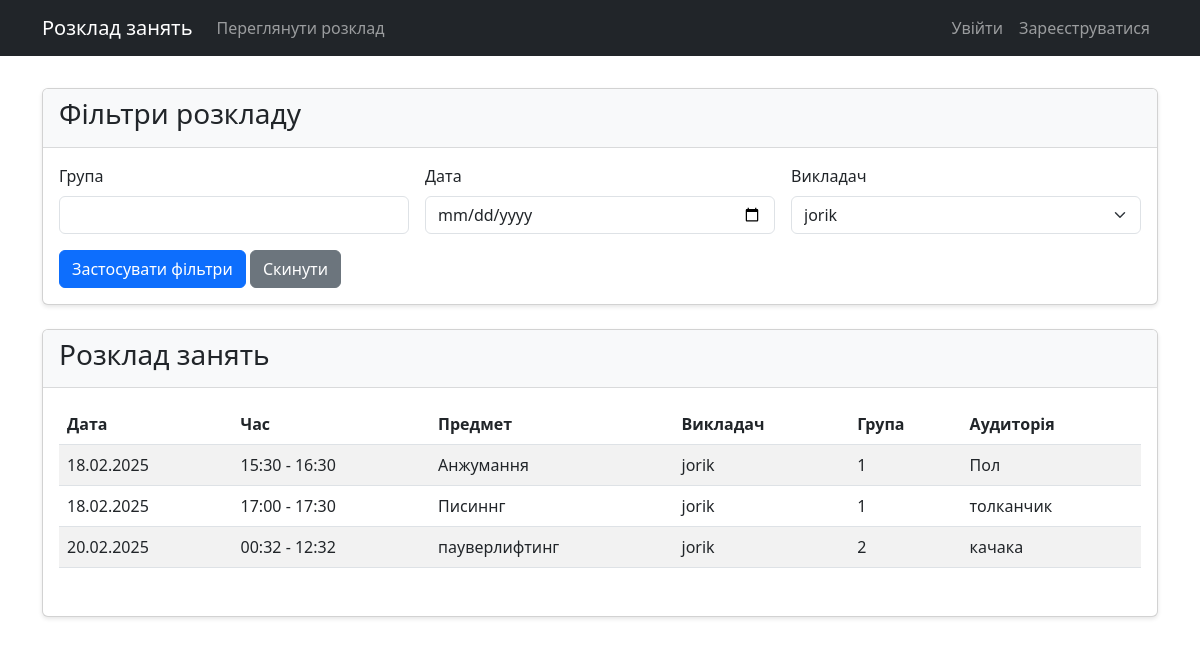
Screenshot of /schedule?teacher_id=1 with the database file from the repository.
### models.py (models this page shows)
class Schedule(db.Model):
    id = db.Column(db.Integer, primary_key=True)
    subject = db.Column(db.String(100), nullable=False)
    teacher_id = db.Column(db.Integer, db.ForeignKey('user.id'), nullable=False)
    group = db.Column(db.String(50), nullable=False)
    date = db.Column(db.DateTime, nullable=False)
    start_time = db.Column(db.String(5), nullable=False)
    end_time = db.Column(db.String(5), nullable=False)
    room = db.Column(db.String(50), nullable=False)
    teacher = db.relationship('User', backref='schedules')

class User(UserMixin, db.Model):
    id = db.Column(db.Integer, primary_key=True)
    username = db.Column(db.String(80), unique=True, nullable=False)
    password = db.Column(db.String(120), nullable=False)
    email = db.Column(db.String(120), unique=True, nullable=False)
    is_admin = db.Column(db.Boolean, default=False)
    group = db.Column(db.String(50), nullable=True)

### app.py (the view)
@app.route('/schedule')
def view_schedule():
    group = request.args.get('group')
    date = request.args.get('date')
    teacher_id = request.args.get('teacher_id')
    query = Schedule.query
    if group:
        query = query.filter_by(group=group)
    if date:
        date_obj = datetime.strptime(date, '%Y-%m-%d')
        query = query.filter(db.func.date(Schedule.date) == date_obj.date())
    if teacher_id:
        query = query.filter_by(teacher_id=teacher_id)
    schedules = query.order_by(Schedule.date, Schedule.start_time).all()
    teachers = User.query.filter_by(is_admin=True).all()
    return render_template('schedule.html', schedules=schedules, teachers=teachers)

### templates/schedule.html (shortened to what this page needs)
{% extends "base.html" %}
{% block content %}
<div class="row mb-4">
    <div class="col-md-12">
        <div class="card">
            <div class="card-header">
                <h3>Фільтри розкладу</h3>
            </div>
            <div class="card-body">
                <form method="GET" class="row g-3">
                    <div class="col-md-4">
                        <label for="group" class="form-label">Група</label>
                        <input type="text" class="form-control" id="group" name="group" value="{{ request.args.get('group', '') }}">
                    </div>
                    <div class="col-md-4">
                        <label for="date" class="form-label">Дата</label>
                        <input type="date" class="form-control" id="date" name="date" value="{{ request.args.get('date', '') }}">
                    </div>
                    <div class="col-md-4">
                        <label for="teacher" class="form-label">Викладач</label>
                        <select class="form-select" id="teacher_id" name="teacher_id">
                            {% for teacher in teachers %}
                            <option value="{{ teacher.id }}" {% if request.args.get('teacher_id')|int == teacher.id %}selected{% endif %}>
                                {{ teacher.username }}
                            </option>
                            {% endfor %}
                        </select>
                    </div>
                    <div class="col-12">
                        <button type="submit" class="btn btn-primary">Застосувати фільтри</button>
                        <a href="{{ url_for('view_schedule') }}" class="btn btn-secondary">Скинути</a>
                    </div>
                </form>
            </div>
        </div>
    </div>
</div>
<div class="row">
    <div class="col-md-12">
        <div class="card">
            <div class="card-header">
                <h3>Розклад занять</h3>
            </div>
            <div class="card-body">
                {% if schedules %}
                <div class="table-responsive">
                    <table class="table table-striped">
                        <thead>
                            <tr>
                                <th>Дата</th>
                                <th>Час</th>
                                <th>Предмет</th>
                                <th>Викладач</th>
                                <th>Група</th>
                                <th>Аудиторія</th>
                            </tr>
                        </thead>
                        <tbody>
                            {% for schedule in schedules %}
                            <tr>
                                <td>{{ schedule.date.strftime('%d.%m.%Y') }}</td>
                                <td>{{ schedule.start_time }} - {{ schedule.end_time }}</td>
                                <td>{{ schedule.subject }}</td>
                                <td>{{ schedule.teacher.username }}</td>
                                <td>{{ schedule.group }}</td>
                                <td>{{ schedule.room }}</td>
                            </tr>
                            {% endfor %}
                        </tbody>
                    </table>
                </div>
                {% else %}
                <p class="text-center">Заняття не знайдено</p>
                {% endif %}
            </div>
        </div>
    </div>
</div>
{% endblock %}

### static/css/style.css (style rules this page uses)
.card { box-shadow: 0 2px 4px rgba(0, 0, 0, 0.1); }
.card-header { background-color: #f8f9fa; border-bottom: 1px solid rgba(0, 0, 0, 0.125); }
.table-responsive { margin-bottom: 1rem; }

### rows the page displays
Schedule: date "18.02.2025", start_time "15:30", end_time "16:30", subject "Анжумання", teacher.username "jorik", group "1", room "Пол"
Schedule: date "18.02.2025", start_time "17:00", end_time "17:30", subject "Писиннг", teacher.username "jorik", group "1", room "толканчик"
Schedule: date "20.02.2025", start_time "00:32", end_time "12:32", subject "пауверлифтинг", teacher.username "jorik", group "2", room "качака"

### other values shown
form field teacher_id "jorik"
